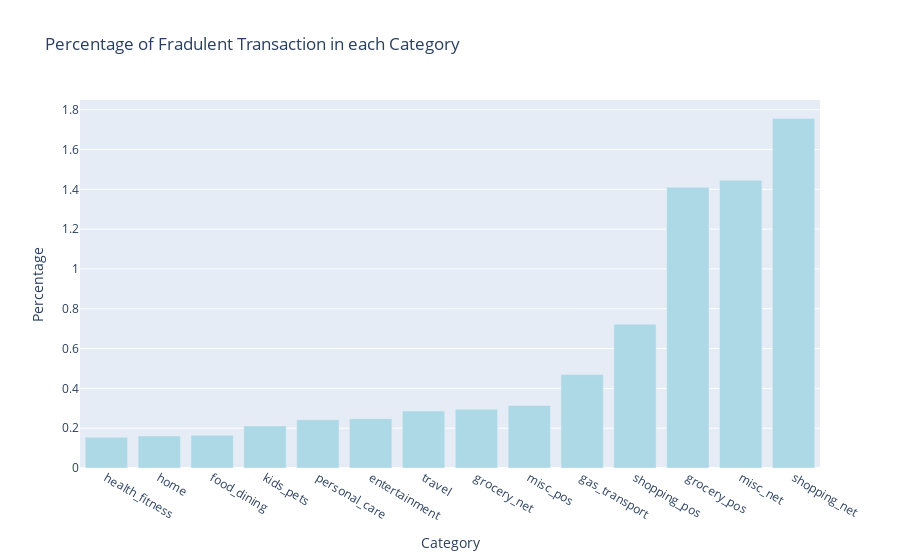

Notebook source saved alongside this figure:
### Markdown cell above
#### overall distribution of categories for fraudulent transactions

### Code cell
df_fraud_cat = df.groupby('category').is_fraud.mean()*100
df_prop_cat = df_fraud_cat.reset_index()
df_prop_cat.columns = ["Category", "Percentage"]
df_prop_cat = df_prop_cat.sort_values(by='Percentage')
px_fig = px.bar(df_prop_cat, x= "Category", y = "Percentage", color_discrete_sequence= ['lightblue'],
       title = 'Percentage of Fradulent Transaction in each Category')
px_fig.show()

### Figure 1 — Plotly figure (JSON) as saved in the notebook; plotly's stock layout.template omitted (floating-point values rounded to 4 significant figures)
{"data": [{"alignmentgroup": "True", "hovertemplate": "Category=%{x}<br>Percentage=%{y}<extra></extra>", "legendgroup": "", "marker": {"color": "lightblue", "pattern": {"shape": ""}}, "name": "", "offsetgroup": "", "orientation": "v", "showlegend": false, "textposition": "auto", "type": "bar", "x": ["health_fitness", "home", "food_dining", "kids_pets", "personal_care", "entertainment", "travel", "grocery_net", "misc_pos", "gas_transport", "shopping_pos", "grocery_pos", "misc_net", "shopping_net"], "xaxis": "x", "y": [0.1549, 0.1608, 0.1651, 0.2114, 0.2424, 0.2478, 0.2864, 0.2948, 0.3139, 0.4694, 0.7225, 1.41, 1.446, 1.756], "yaxis": "y"}], "layout": {"barmode": "relative", "legend": {"tracegroupgap": 0}, "title": {"text": "Percentage of Fradulent Transaction in each Category"}, "xaxis": {"anchor": "y", "domain": [0, 1], "title": {"text": "Category"}}, "yaxis": {"anchor": "x", "domain": [0, 1], "title": {"text": "Percentage"}}}}
